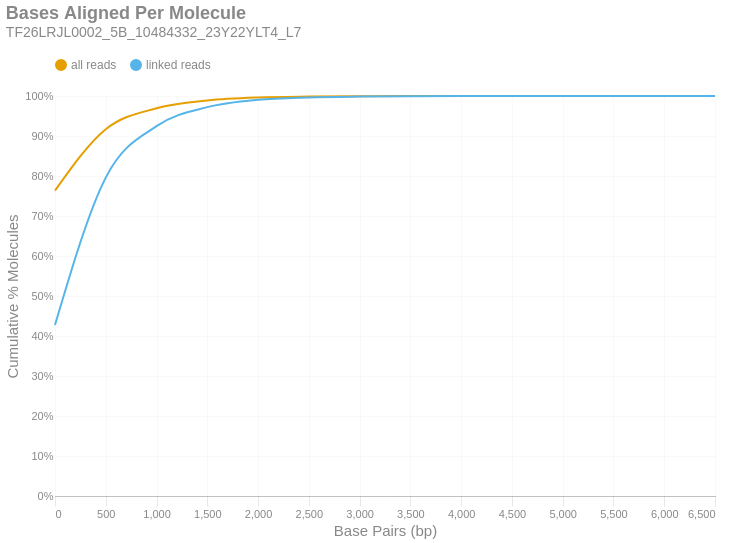

The notebook cell saved with this chart:
### Markdown cell above
### Bases Aligned Per Molecule
This is a cumulative frequency distribution showing the number of base pairs aligned per unique molecule. These data are shown in 500 bp bins. There are two distributions: one with `all reads` (yellow) and another with only `linked reads` (blue). The percent of molecules in the `linked reads` distribution is relative to the total number of linked molecules.

### Code cell
if SKIPLR:
    print_html(f"Skipped")
else:
    binned_df = consolidated_hist(valids['aligned_bp'], mask, 500, True)
    with SafeRender(binned_df):
        (
            density_plot(binned_df, 'Bases Aligned Per Molecule', samplename, 'basesper')
            .encode(
                x=alt.X('bin:Q', title="Base Pairs (bp)").axis(tickMinStep=500).scale(padding=0),
                y=alt.Y('value:Q', title='Cumulative % Molecules')
                    .axis(format='%')
                    .scale(domain = [0,1])
                    .stack(False),
                color=alt.Color("key:N").scale(domain = ["all reads", "linked reads"]),
                tooltip = [
                    alt.Tooltip("key:N", title = "Data Type"),
                    alt.Tooltip("range_label:N", title="Bases Aligned Per Molecule"),
                    alt.Tooltip("value:Q", format = ".2%", title="% Molecules (Cum.)")
                ]
            )
        ).display()

### Figure 1 — Vega-Lite specification as saved in the notebook (floating-point values rounded to 4 significant figures)
{"width": "container", "height": 400, "config": {"title": {"anchor": "start", "dy": -15, "fontSize": 18, "color": "#888888", "subtitleColor": "#888888", "subtitleFontSize": 14}, "arc": {"fill": "#0072B2"}, "axis": {"domainColor": "#888888", "domainWidth": 0.5, "gridWidth": 0.2, "grid": false, "titleFontWeight": 400, "titleFontSize": 15, "labelFontSize": 11, "labelColor": "#888888", "tickColor": "#888888", "tickWidth": 0.2, "titleColor": "#888888"}, "axisBand": {"grid": false}, "axisX": {"grid": true, "tickSize": 10, "domainCap": "round"}, "axisY": {"domain": false, "grid": true, "tickSize": 0, "domainCap": "round"}, "background": "transparent", "header": {"labelFontSize": 15, "labelColor": "#888888", "titleFontSize": 15, "titleFontWeight": 600, "titleColor": "#888888"}, "legend": {"labelFont": "sans-serif", "labelFontSize": 12, "labelColor": "#888888", "symbolSize": 100, "symbolType": "circle", "titleFontSize": 12, "titlePadding": 10, "titleColor": "#888888", "title": null, "orient": "top"}, "range": {"category": ["#E69F00", "#56B4E9", "#009E73", "#F0E442", "#0072B2", "#D55E00", "#CC79A7", "#000000"], "diverging": ["#cfe8f3", "#a2d4ec", "#73bfe2", "#46abdb", "#1696d2", "#12719e"]}, "area": {"fill": "#0072B2", "fillOpacity": 0.7, "line": true, "strokeOpacity": 0.7}, "line": {"color": "#0072B2", "stroke": "#0072B2", "strokeWidth": 2}, "trail": {"color": "#0072B2", "stroke": "#0072B2", "strokeWidth": 0, "size": 1}, "point": {"filled": true, "fillOpacity": 1.0, "size": 95}, "text": {"color": "#888888", "fontSize": 11, "align": "right", "fontWeight": 400, "size": 11}, "bar": {"fill": "#0072B2", "stroke": null}, "view": {"stroke": null, "continuousWidth": 660, "continuousHeight": 400}}, "data": {"name": "data-6c5c828b7f79f480798fac02569bd922"}, "mark": {"type": "line", "interpolate": "monotone", "point": {"opacity": 0, "size": 275}}, "encoding": {"color": {"field": "key", "scale": {"domain": ["all reads", "linked reads"]}, "type": "nominal"}, "tooltip": [{"field": "key", "title": "Data Type", "type": "nominal"}, {"field": "range_label", "title": "Bases Aligned Per Molecule", "type": "nominal"}, {"field": "value", "format": ".2%", "title": "% Molecules (Cum.)", "type": "quantitative"}], "x": {"axis": {"tickMinStep": 500}, "field": "bin", "scale": {"padding": 0}, "title": "Base Pairs (bp)", "type": "quantitative"}, "y": {"axis": {"format": "%"}, "field": "value", "scale": {"domain": [0, 1]}, "stack": false, "title": "Cumulative % Molecules", "type": "quantitative"}}, "params": [{"name": "param_c36ac31b6afebe62", "select": {"type": "point", "fields": ["key"]}, "bind": "legend"}], "title": {"text": "Bases Aligned Per Molecule", "subtitle": "TF26LRJL0002_5B_10484332_23Y22YLT4_L7"}, "transform": [{"fold": ["all reads (cumsum)", "linked reads (cumsum)"]}, {"calculate": "replace(datum.key, ' (cumsum)', '')", "as": "key"}, {"filter": {"param": "param_c36ac31b6afebe62"}}], "usermeta": {"embedOptions": {"downloadFileName": "TF26LRJL0002_5B_10484332_23Y22YLT4_L7.basesper"}}, "$schema": "https://vega.github.io/schema/vega-lite/v6.4.1.json", "datasets": {"data-6c5c828b7f79f480798fac02569bd922": [{"bin": "0.0", "interval": "0.0-500.0", "all reads": 0.7634, "linked reads": 0.4275, "all reads (cumsum)": 0.7634, "linked reads (cumsum)": 0.4275, "range_label": "0-499"}, {"bin": "500.0", "interval": "500.0-1000.0", "all reads": 0.1534, "linked reads": 0.3685, "all reads (cumsum)": 0.9168, "linked reads (cumsum)": 0.796, "range_label": "500-999"}, {"bin": "1000.0", "interval": "1000.0-1500.0", "all reads": 0.0525, "linked reads": 0.1285, "all reads (cumsum)": 0.9693, "linked reads (cumsum)": 0.9246, "range_label": "1000-1499"}, {"bin": "1500.0", "interval": "1500.0-2000.0", "all reads": 0.0194, "linked reads": 0.04768, "all reads (cumsum)": 0.9887, "linked reads (cumsum)": 0.9722, "range_label": "1500-1999"}, {"bin": "2000.0", "interval": "2000.0-2500.0", "all reads": 0.007466, "linked reads": 0.01835, "all reads (cumsum)": 0.9962, "linked reads (cumsum)": 0.9906, "range_label": "2000-2499"}, {"bin": "2500.0", "interval": "2500.0-3000.0", "all reads": 0.002342, "linked reads": 0.005757, "all reads (cumsum)": 0.9985, "linked reads (cumsum)": 0.9964, "range_label": "2500-2999"}, {"bin": "3000.0", "interval": "3000.0-3500.0", "all reads": 0.0008709, "linked reads": 0.002141, "all reads (cumsum)": 0.9994, "linked reads (cumsum)": 0.9985, "range_label": "3000-3499"}, {"bin": "3500.0", "interval": "3500.0-4000.0", "all reads": 0.0003561, "linked reads": 0.0008755, "all reads (cumsum)": 0.9997, "linked reads (cumsum)": 0.9994, "range_label": "3500-3999"}, {"bin": "4000.0", "interval": "4000.0-4500.0", "all reads": 0.000147, "linked reads": 0.0003615, "all reads (cumsum)": 0.9999, "linked reads (cumsum)": 0.9997, "range_label": "4000-4499"}, {"bin": "4500.0", "interval": "4500.0-5000.0", "all reads": 6.428e-05, "linked reads": 0.0001581, "all reads (cumsum)": 1.0, "linked reads (cumsum)": 0.9999, "range_label": "4500-4999"}, {"bin": "5000.0", "interval": "5000.0-5500.0", "all reads": 2.459e-05, "linked reads": 6.047e-05, "all reads (cumsum)": 1.0, "linked reads (cumsum)": 1.0, "range_label": "5000-5499"}, {"bin": "5500.0", "interval": "5500.0-6000.0", "all reads": 1.23e-05, "linked reads": 3.024e-05, "all reads (cumsum)": 1.0, "linked reads (cumsum)": 1.0, "range_label": "5500-5999"}, {"bin": "6000.0", "interval": "6000.0-6500.0", "all reads": 2.795e-06, "linked reads": 6.872e-06, "all reads (cumsum)": 1.0, "linked reads (cumsum)": 1.0, "range_label": "6000-6499"}, {"bin": "6500.0", "interval": "6500.0-7000.0", "all reads": 2.795e-06, "linked reads": 6.872e-06, "all reads (cumsum)": 1.0, "linked reads (cumsum)": 1.0, "range_label": "6500-6999"}]}}
